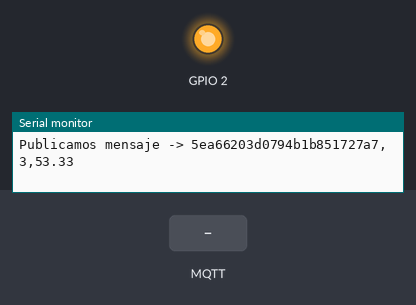
A program run on a simulated ESP32. Shown: output pins drawn as LEDs (lit = HIGH), the last lines printed to the serial monitor. The inputs (shaded band) are chosen by the test bench. WiFi joins after 1.5 s; servers stay silent unless stated; random numbers use the default seed unless the program sets one; no MQTT or app messages arrive unless stated.

Above: at 2.7 s.
2.8 s: MQTT message "on" arrives on the first subscribed topic
4.3 s: MQTT message "1" arrives on the first subscribed topic
At 5.5 s:
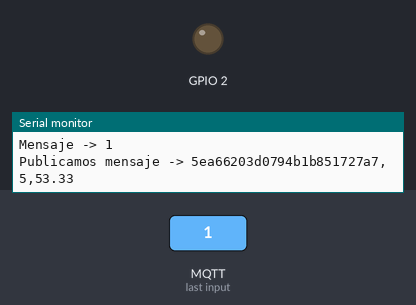
5.8 s: MQTT message "off" arrives on the first subscribed topic
Timing chart, 0 to 8.8 s (numbered marks = the images above; inputs shaded):
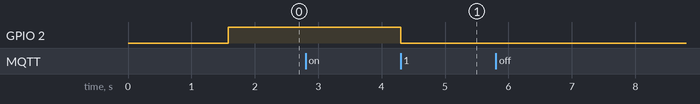

Measured:
- after the input at 4.3 s, GPIO 2: HIGH → LOW at once

The program:

main.cpp
```cpp
#include <Arduino.h>
#include <WiFi.h>
#include <PubSubClient.h> //segun la libreria se diseño para el esp8266, pero lo admite el esp32

const char *ssid = "";
const char *password = "";

const char *mqtt_server = "udlabrokeriot.tk"; //http://broker.mqtt-dashboard.com/index.html
const int mqtt_port = 1883;                   //TCP_URL
const char *mqtt_user = "testemqx";
const char *mqtt_pass = "public";

TaskHandle_t Task1;

WiFiClient espClient;
PubSubClient client(espClient);

long lastMsg = 0;
char msg[100];

int card = 1;
String dummy;

//*****************************
//*** DECLARACION FUNCIONES ***
//*****************************
void setup_wifi();
void callback(char *topic, byte *payload, unsigned int length);
void reconnect();


//*****************************
//***   SENSOR INT TEMP     ***
//*****************************
#ifdef __cplusplus
extern "C"
{
#endif

  uint8_t temprature_sens_read();

#ifdef __cplusplus
}
#endif

uint8_t temprature_sens_read();


//*****************************
//***   TAREA OTRO NUCLEO   ***
//*****************************
void codeForTask1(void *parameter)
{

  for (;;)
  {

    dummy = String((temprature_sens_read() - 32) / 1.8);
    vTaskDelay(10);
  }
}

void setup()
{
  pinMode(BUILTIN_LED, OUTPUT);
  Serial.begin(9600);
  randomSeed(micros());

  xTaskCreatePinnedToCore(
      codeForTask1, /* Task function. */
      "Task_1",     /* name of task. */
      1000,         /* Stack size of task */
      NULL,         /* parameter of the task */
      1,            /* priority of the task */
      &Task1,       /* Task handle to keep track of created task */
      0);           /* Core */

  setup_wifi();
  client.setServer(mqtt_server, mqtt_port);
  client.setCallback(callback);
}

void loop()
{
  if (!client.connected())
  {
    reconnect();
  }

  client.loop();

  long now = millis();
  if (now - lastMsg > 1000)
  {
    lastMsg = now;
    card++;

    String to_send = "5ea66203d0794b1b851727a7," + String(card) + "," + dummy;
    to_send.toCharArray(msg, 100);

    char topic[25];
    String topic_aux = "porvenir/porvenir_1";
    topic_aux.toCharArray(topic, 25);

    Serial.print("Publicamos mensaje -> ");
    Serial.println(msg);

    client.publish(topic, msg);
  }
}

//*****************************
//***    CONEXION WIFI      ***
//*****************************
void setup_wifi()
{
  delay(10);
  // Nos conectamos a nuestra red Wifi
  Serial.println();
  Serial.print("Conectando a ");
  Serial.println(ssid);

  WiFi.begin(ssid, password);

  while (WiFi.status() != WL_CONNECTED)
  {
    delay(500);
    Serial.print(".");
  }

  Serial.println("");
  Serial.println("Conectado a red WiFi!");
  Serial.println("Dirección IP: ");
  Serial.println(WiFi.localIP());
}

void callback(char *topic, byte *payload, unsigned int length)
{
  String incoming = "";
  Serial.print("Mensaje recibido desde -> ");
  Serial.print(topic);
  Serial.println("");
  for (int i = 0; i < length; i++)
  {
    incoming += (char)payload[i];
  }
  incoming.trim();
  Serial.println("Mensaje -> " + incoming);

  if (incoming == "on")
  {
    digitalWrite(BUILTIN_LED, HIGH);
  }
  else
  {
    digitalWrite(BUILTIN_LED, LOW);
  }
}

void reconnect()
{

  while (!client.connected())
  {
    Serial.print("Intentando conexión Mqtt...");
    // Creamos un cliente ID
    String clientId = "esp32_";
    clientId += String(random(0xffff), HEX);
    // Intentamos conectar
    if (client.connect(clientId.c_str(), mqtt_user, mqtt_pass))
    {
      Serial.println("Conectado!");
      digitalWrite(BUILTIN_LED, HIGH);
      // Nos suscribimos
      client.subscribe("test/esp0001/led");
    }
    else
    {
      Serial.print("falló :( con error -> ");
      Serial.print(client.state());
      Serial.println(" Intentamos de nuevo en 5 segundos");

      delay(5000);
    }
  }
}
```
